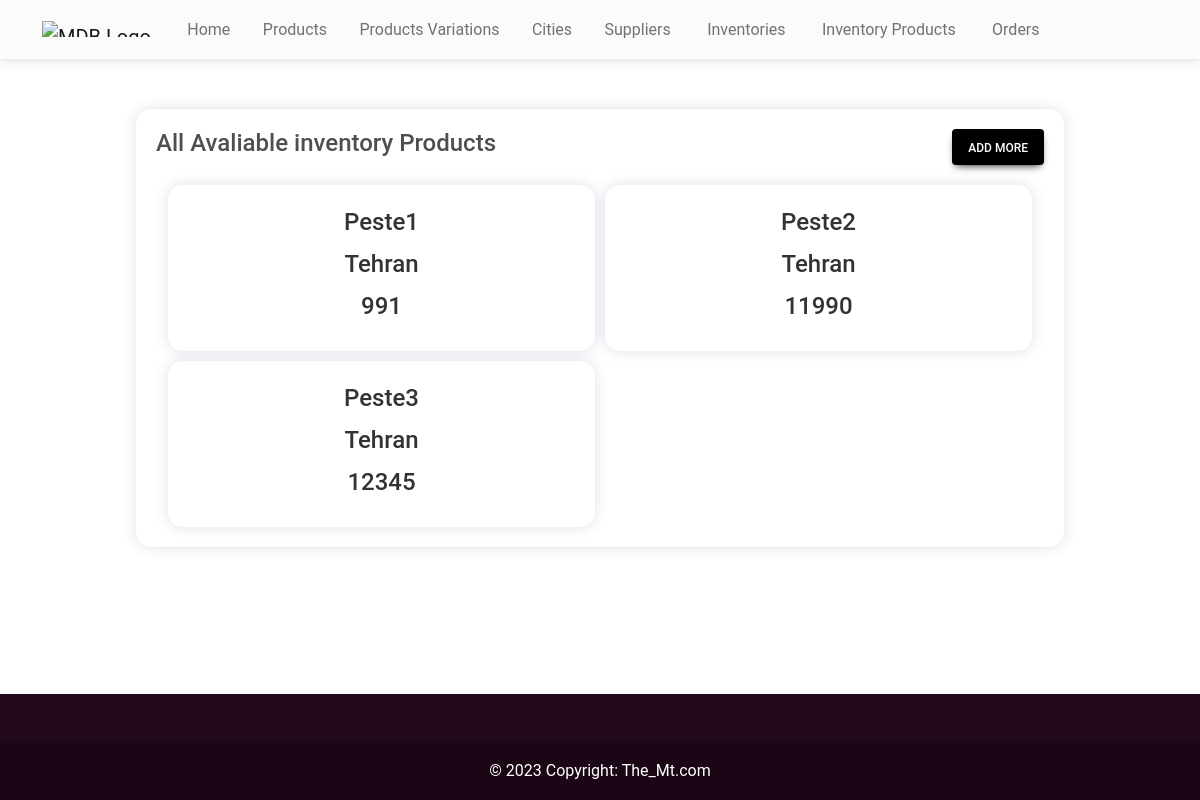
The page /adminHome/inventoryProductList/ on the database its author committed.
### shop/models.py (models this page shows, shortened)
class InventoryProduct(models.Model):
    productId = models.ForeignKey(Product, on_delete=models.CASCADE, verbose_name="Product Name")
    inventoryId = models.ForeignKey(Inventory, on_delete=models.CASCADE, verbose_name="Inventory City")
    quantity = models.IntegerField()

class Product(models.Model):
    name = models.CharField(max_length=200)
    price = models.CharField(max_length=200)
    quantity = models.PositiveIntegerField(verbose_name="Quantity in Kg")
    pType = models.ForeignKey(ProductVariation, on_delete=models.CASCADE, verbose_name="Category Name")
    cityId = models.ForeignKey(City, on_delete=models.CASCADE, verbose_name="City Name")

class Inventory(models.Model):
    cityId = models.ForeignKey(City, on_delete=models.CASCADE, verbose_name="City")

class City(models.Model):
    name = models.CharField(max_length=200, verbose_name="Name")

### shop/views.py (the view)
# urls.py: path('adminHome/inventoryProductList/', InventoryProductListView.as_view(), name='inventoryProductList'),
class InventoryProductListView(ListView):
    model = InventoryProduct
    template_name = 'inventoryProductList.html'

### templates/inventoryProductList.html (shortened to what this page needs)
{% extends 'adminBase.html' %}
{% load static %}
{% block cssLinks %}
<link rel="stylesheet" href="{% static 'css/inventoryProduct.css' %}" />
{% endblock cssLinks %}
{% block content %}
<section class="inventoryProductList">
  <div class="wrapper">
    <div class="top">
      <h4>All Avaliable inventory Products</h4>
      <a class="btn btn-black px-3" role="button" href="{% url  'inventoryProductCreate' %}">Add more</a>
    </div>
    <div class="container">
      {% for inventoryProduct in object_list%}
      <div class="inventoryProductCard">
        <h4>{{ inventoryProduct.productId.name }}</h4>
        <h4>{{ inventoryProduct.inventoryId.cityId.name }}</h4>
        <h4>{{ inventoryProduct.quantity }}</h4>
      </div>
      {% endfor %}
    </div>
  </div>
</section>
{% endblock content %}

### static/css/inventoryProduct.css (style rules this page uses)
section.inventoryProductList { width: 100%; padding: 50px 20px; background-color: white; }
section.inventoryProductList > .wrapper { display: flex; width: 80%; flex-flow: column; justify-content: center; align-items: center; padding: 20px; margin: 0 auto; border-radius: 15px; box-shadow: 0px 0px 14px 0px rgba(36, 48, 110, 0.15); row-gap: 20px; }
section.inventoryProductList > .wrapper > .top { display: flex; width: 100%; flex-flow: row nowrap; justify-content: space-between; align-items: center; }
@media screen and (min-width: 1200px) { section.inventoryProductList > .wrapper > .container { display: grid; width: 100%; grid-template-columns: repeat(4, 1fr); justify-content: center; align-items: center; gap: 10px; } }
@media screen and (min-width: 768px) and (max-width: 1200px) { section.inventoryProductList > .wrapper > .container { display: grid; width: 100%; grid-template-columns: repeat(2, 1fr); justify-content: center; align-items: center; gap: 10px; } }
section.inventoryProductList > .wrapper > .container > .inventoryProductCard { display: flex; width: 100%; flex-flow: column; justify-content: center; align-items: center; row-gap: 10px; padding: 25px; border-radius: 15px; box-shadow: 0px 0px 14px 0px rgba(36, 48, 110, 0.15); transition: 300ms ease; position: relative; overflow: hidden; }
section.inventoryProductList > .wrapper > .container > .inventoryProductCard > h4 { width: 100%; text-align: center; font-size: 24px; line-height: 24px; text-transform: capitalize; color: #333; }

### rows shown on the page
InventoryProduct: productId.name "Peste1", inventoryId.cityId.name "Tehran", quantity "991"
InventoryProduct: productId.name "Peste2", inventoryId.cityId.name "Tehran", quantity "11990"
InventoryProduct: productId.name "Peste3", inventoryId.cityId.name "Tehran", quantity "12345"
